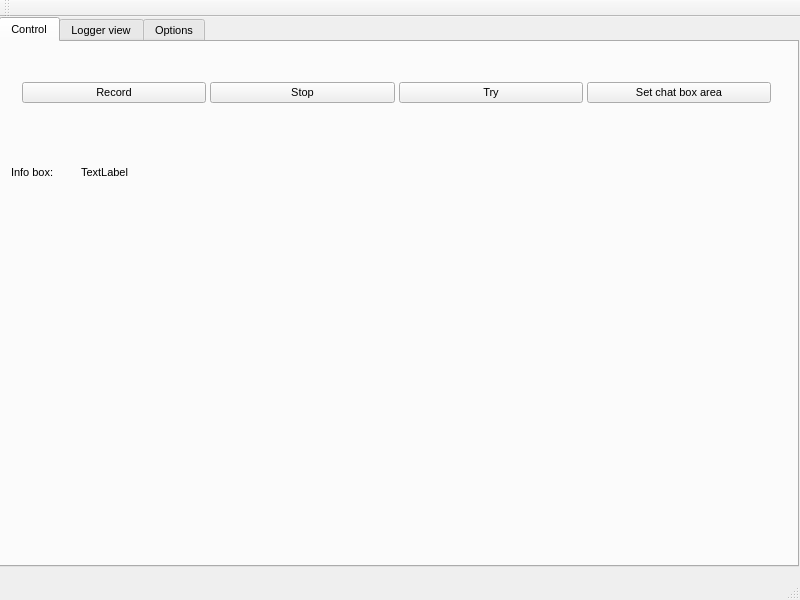
<?xml version="1.0" encoding="UTF-8"?>
<ui version="4.0">
 <class>GW2ChatloggerClass</class>
 <widget class="QMainWindow" name="GW2ChatloggerClass">
  <property name="geometry">
   <rect>
    <x>0</x>
    <y>0</y>
    <width>800</width>
    <height>600</height>
   </rect>
  </property>
  <property name="font">
   <font>
    <family>Arial</family>
    <pointsize>8</pointsize>
   </font>
  </property>
  <property name="windowTitle">
   <string>GW2Chatlogger</string>
  </property>
  <widget class="QWidget" name="centralwidget">
   <widget class="QTabWidget" name="tabWidget">
    <property name="geometry">
     <rect>
      <x>-1</x>
      <y>0</y>
      <width>800</width>
      <height>550</height>
     </rect>
    </property>
    <property name="currentIndex">
     <number>0</number>
    </property>
    <widget class="QWidget" name="tabControl">
     <attribute name="title">
      <string>Control</string>
     </attribute>
     <widget class="QWidget" name="horizontalLayoutWidget">
      <property name="geometry">
       <rect>
        <x>10</x>
        <y>0</y>
        <width>771</width>
        <height>101</height>
       </rect>
      </property>
      <layout class="QHBoxLayout" name="horizontalLayout">
       <property name="spacing">
        <number>4</number>
       </property>
       <item>
        <widget class="QPushButton" name="pushButton">
         <property name="text">
          <string>Record</string>
         </property>
        </widget>
       </item>
       <item>
        <widget class="QPushButton" name="pushButton_2">
         <property name="text">
          <string>Stop</string>
         </property>
        </widget>
       </item>
       <item>
        <widget class="QPushButton" name="pushButton_3">
         <property name="text">
          <string>Try</string>
         </property>
        </widget>
       </item>
       <item>
        <widget class="QPushButton" name="pushButton_4">
         <property name="text">
          <string>Set chat box area</string>
         </property>
        </widget>
       </item>
      </layout>
     </widget>
     <widget class="QLabel" name="label">
      <property name="geometry">
       <rect>
        <x>10</x>
        <y>120</y>
        <width>61</width>
        <height>21</height>
       </rect>
      </property>
      <property name="text">
       <string>Info box:</string>
      </property>
     </widget>
     <widget class="QLabel" name="label_2">
      <property name="geometry">
       <rect>
        <x>80</x>
        <y>120</y>
        <width>61</width>
        <height>21</height>
       </rect>
      </property>
      <property name="text">
       <string>TextLabel</string>
      </property>
     </widget>
    </widget>
    <widget class="QWidget" name="tabLoggerView">
     <attribute name="title">
      <string>Logger view</string>
     </attribute>
     <widget class="QLabel" name="label_3">
      <property name="geometry">
       <rect>
        <x>0</x>
        <y>20</y>
        <width>61</width>
        <height>16</height>
       </rect>
      </property>
      <property name="text">
       <string>Current log:</string>
      </property>
     </widget>
     <widget class="QTextBrowser" name="textBrowser">
      <property name="geometry">
       <rect>
        <x>70</x>
        <y>20</y>
        <width>711</width>
        <height>491</height>
       </rect>
      </property>
      <property name="styleSheet">
       <string notr="true">background: white;</string>
      </property>
     </widget>
    </widget>
    <widget class="QWidget" name="tabOption">
     <attribute name="title">
      <string>Options</string>
     </attribute>
     <widget class="QWidget" name="gridLayoutWidget">
      <property name="geometry">
       <rect>
        <x>20</x>
        <y>5</y>
        <width>761</width>
        <height>211</height>
       </rect>
      </property>
      <layout class="QGridLayout" name="gridLayout">
       <item row="0" column="0">
        <widget class="QLabel" name="label_5">
         <property name="text">
          <string>X1:</string>
         </property>
        </widget>
       </item>
       <item row="1" column="0">
        <widget class="QLabel" name="label_8">
         <property name="text">
          <string>X2:</string>
         </property>
        </widget>
       </item>
       <item row="1" column="3">
        <widget class="QLabel" name="label_10">
         <property name="text">
          <string>Y2:</string>
         </property>
        </widget>
       </item>
       <item row="2" column="4">
        <widget class="QLineEdit" name="lineEdit_3"/>
       </item>
       <item row="4" column="4">
        <widget class="QPushButton" name="pushButton_6">
         <property name="text">
          <string>Save points</string>
         </property>
        </widget>
       </item>
       <item row="1" column="2">
        <widget class="QLabel" name="label_9">
         <property name="text">
          <string>0</string>
         </property>
        </widget>
       </item>
       <item row="3" column="3">
        <widget class="QLabel" name="label_15">
         <property name="text">
          <string>New Y1:</string>
         </property>
        </widget>
       </item>
       <item row="5" column="4">
        <widget class="QLineEdit" name="lineEdit_5"/>
       </item>
       <item row="5" column="0">
        <widget class="QLabel" name="label_17">
         <property name="text">
          <string>Screenshots/minute</string>
         </property>
         <property name="wordWrap">
          <bool>true</bool>
         </property>
        </widget>
       </item>
       <item row="2" column="2">
        <widget class="QLineEdit" name="lineEdit"/>
       </item>
       <item row="3" column="0">
        <widget class="QLabel" name="label_14">
         <property name="text">
          <string>New X2:</string>
         </property>
        </widget>
       </item>
       <item row="0" column="4">
        <widget class="QLabel" name="label_7">
         <property name="text">
          <string>0</string>
         </property>
        </widget>
       </item>
       <item row="0" column="3">
        <widget class="QLabel" name="label_4">
         <property name="text">
          <string>Y1:</string>
         </property>
        </widget>
       </item>
       <item row="2" column="0">
        <widget class="QLabel" name="label_12">
         <property name="text">
          <string>New X1:</string>
         </property>
        </widget>
       </item>
       <item row="5" column="3">
        <widget class="QLabel" name="label_19">
         <property name="text">
          <string>New:</string>
         </property>
        </widget>
       </item>
       <item row="3" column="2">
        <widget class="QLineEdit" name="lineEdit_2"/>
       </item>
       <item row="3" column="4">
        <widget class="QLineEdit" name="lineEdit_4"/>
       </item>
       <item row="1" column="4">
        <widget class="QLabel" name="label_11">
         <property name="text">
          <string>0</string>
         </property>
        </widget>
       </item>
       <item row="5" column="2">
        <widget class="QLabel" name="label_18">
         <property name="text">
          <string>0</string>
         </property>
        </widget>
       </item>
       <item row="2" column="3">
        <widget class="QLabel" name="label_13">
         <property name="text">
          <string>New Y1:</string>
         </property>
        </widget>
       </item>
       <item row="0" column="2">
        <widget class="QLabel" name="label_6">
         <property name="text">
          <string>0</string>
         </property>
        </widget>
       </item>
       <item row="6" column="4">
        <widget class="QPushButton" name="pushButton_7">
         <property name="text">
          <string>Save</string>
         </property>
        </widget>
       </item>
      </layout>
     </widget>
     <widget class="QGroupBox" name="groupBox">
      <property name="geometry">
       <rect>
        <x>10</x>
        <y>230</y>
        <width>171</width>
        <height>101</height>
       </rect>
      </property>
      <property name="title">
       <string>Languages to log</string>
      </property>
      <widget class="QWidget" name="gridLayoutWidget_2">
       <property name="geometry">
        <rect>
         <x>9</x>
         <y>20</y>
         <width>161</width>
         <height>80</height>
        </rect>
       </property>
       <layout class="QGridLayout" name="gridLayout_2">
        <item row="0" column="1">
         <widget class="QCheckBox" name="checkBox_2">
          <property name="text">
           <string>Deutsch</string>
          </property>
         </widget>
        </item>
        <item row="0" column="0">
         <widget class="QCheckBox" name="checkBox">
          <property name="text">
           <string>English</string>
          </property>
         </widget>
        </item>
        <item row="1" column="0">
         <widget class="QCheckBox" name="checkBox_3">
          <property name="text">
           <string>Espanol</string>
          </property>
         </widget>
        </item>
        <item row="1" column="1">
         <widget class="QCheckBox" name="checkBox_4">
          <property name="text">
           <string>Francais</string>
          </property>
         </widget>
        </item>
       </layout>
      </widget>
     </widget>
     <widget class="QWidget" name="horizontalLayoutWidget_2">
      <property name="geometry">
       <rect>
        <x>20</x>
        <y>360</y>
        <width>761</width>
        <height>80</height>
       </rect>
      </property>
      <layout class="QHBoxLayout" name="horizontalLayout_2">
       <item>
        <widget class="QLabel" name="label_16">
         <property name="text">
          <string>Log file locaton:</string>
         </property>
        </widget>
       </item>
       <item>
        <widget class="QLabel" name="label_20">
         <property name="text">
          <string>---</string>
         </property>
         <property name="wordWrap">
          <bool>true</bool>
         </property>
        </widget>
       </item>
       <item>
        <widget class="QPushButton" name="pushButton_8">
         <property name="text">
          <string>Change save location</string>
         </property>
        </widget>
       </item>
      </layout>
     </widget>
    </widget>
   </widget>
  </widget>
  <widget class="QMenuBar" name="menuBar">
   <property name="geometry">
    <rect>
     <x>0</x>
     <y>0</y>
     <width>800</width>
     <height>19</height>
    </rect>
   </property>
  </widget>
  <widget class="QToolBar" name="mainToolBar">
   <attribute name="toolBarArea">
    <enum>TopToolBarArea</enum>
   </attribute>
   <attribute name="toolBarBreak">
    <bool>false</bool>
   </attribute>
  </widget>
  <widget class="QStatusBar" name="statusBar"/>
 </widget>
 <layoutdefault spacing="6" margin="11"/>
 <resources>
  <include location="gw2chatlogger.qrc"/>
 </resources>
 <connections/>
</ui>
